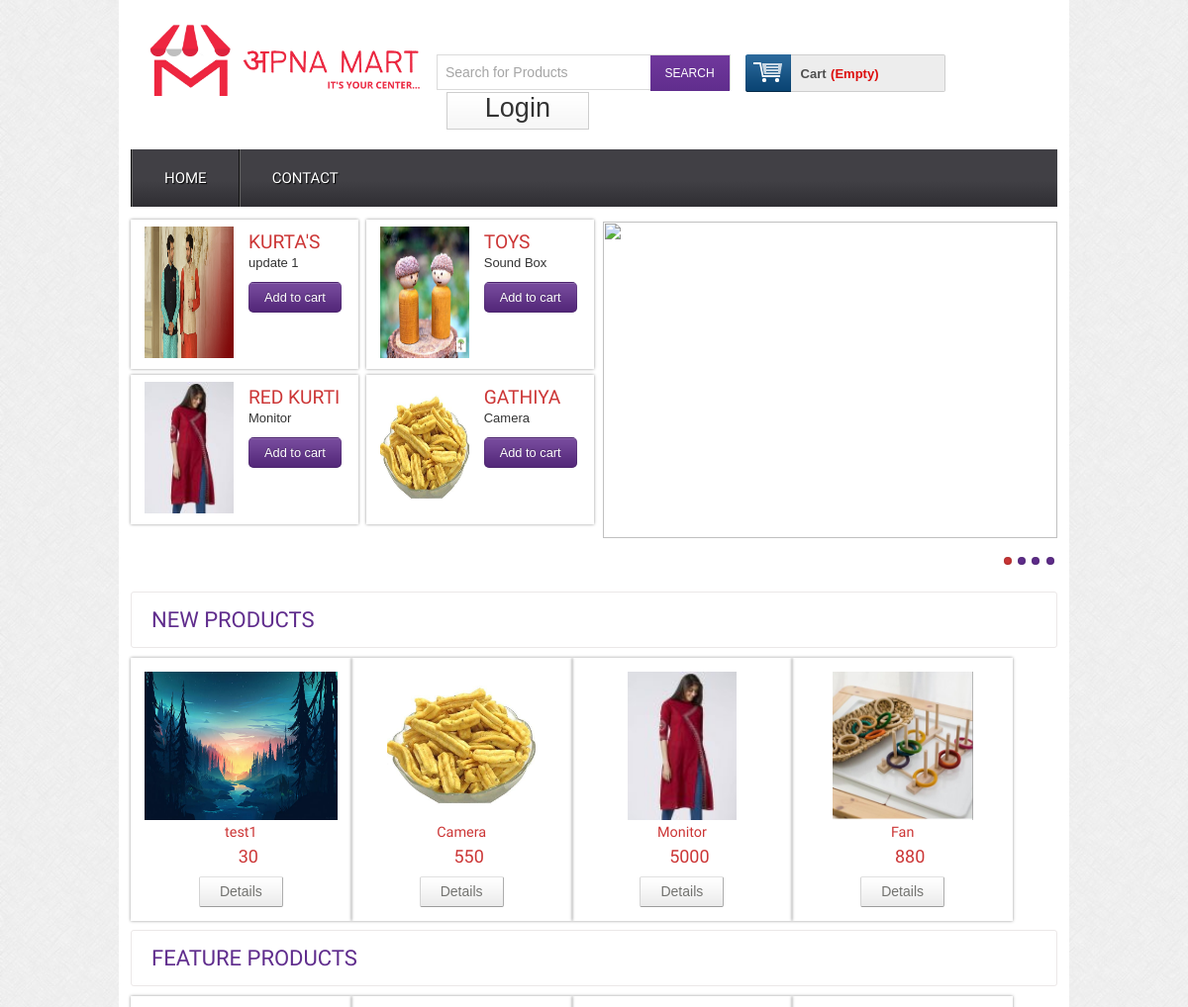
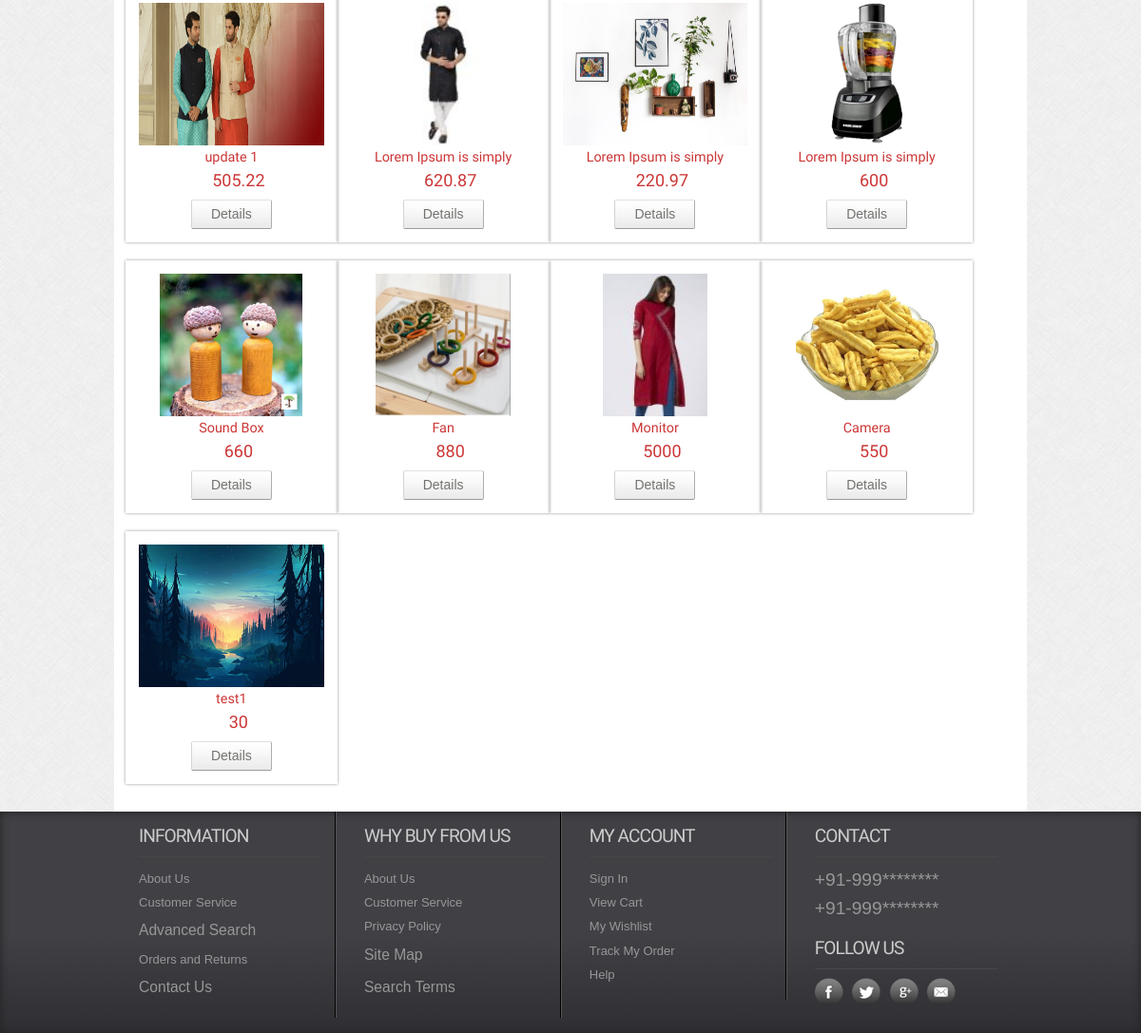
The page /E-Commerce-Website-Using-PHP/index.php on the database its author committed (2 pictures, top to bottom).
### tables this page shows
CREATE TABLE `tbl_product` (
  `productId` int(11) NOT NULL,
  `productName` varchar(255) NOT NULL,
  `catId` int(11) NOT NULL,
  `brandId` int(11) NOT NULL,
  `body` text NOT NULL,
  `price` float NOT NULL,
  `image` varchar(255) NOT NULL,
  `type` tinyint(4) NOT NULL DEFAULT 0
);

### E-Commerce-Website-Using-PHP/classes/Product.php (called while the page is built, shortened)
<?php
$filepath = realpath(dirname(__FILE__));
include_once($filepath.'/../lib/Database.php');
 ?>
<?php
class Product
{
    private $db;
    public function __construct()
    {
        $this->db = new Database();
    }
    public function getNewProduct()
    {
        $query = "SELECT * FROM tbl_product ORDER BY productId DESC LIMIT 4";
        $result = $this->db->select($query);
        return $result;
    }
    public function latestFromIphone()
    {
        $query = "SELECT * FROM tbl_product WHERE brandId = '3' ORDER BY productId DESC LIMIT 1";
        $result = $this->db->select($query);
        return $result;
    }
    public function latestFromSamsung()
    {
        $query = "SELECT * FROM tbl_product WHERE brandId = '1' ORDER BY productId DESC LIMIT 1";
        $result = $this->db->select($query);
        return $result;
    }
    public function latestFromAcer()
    {
        $query = "SELECT * FROM tbl_product WHERE brandId = '5' ORDER BY productId DESC LIMIT 1";
        $result = $this->db->select($query);
        return $result;
    }
    public function latestFromCanon()
    {
        $query = "SELECT * FROM tbl_product WHERE brandId = '4' ORDER BY productId DESC LIMIT 1";
        $result = $this->db->select($query);
        return $result;
    }
}

### E-Commerce-Website-Using-PHP/lib/Database.php (called while the page is built, shortened)
<?php
class Database
{
    public $host   = DB_HOST;
    public $user   = DB_USER;
    public $pass   = DB_PASS;
    public $dbname = DB_NAME;
    public $link;
    private function connectDB()
    {
        $this->link = new mysqli(
            $this->host,
            $this->user,
            $this->pass,
            $this->dbname
        );
    }
    public function select($query)
    {
        $result = $this->link->query($query) or
        die($this->link->error . __LINE__);
        if ($result->num_rows > 0) {
            return $result;
        } else {
            return false;
        }
    }
}

### E-Commerce-Website-Using-PHP/index.php (the view, shortened to what this page needs)
<?php include 'inc/header.php'; ?>
<?php include 'inc/slider.php'; ?>
<html>
<head>
	<link rel="stylesheet" href="../css/style.css">
</head>
<body>
	<div class="main">
		<div class="content">
			<div class="content_bottom">
				<div class="heading">
					<h3>New Products</h3>
				</div>
			</div>
			<div class="section group">
				<?php
				$getNpd = $pd->getNewProduct();
				if ($getNpd) {
					while ($result = $getNpd->fetch_assoc()) {
						?>
						<div class="grid_1_of_4 images_1_of_4">
							<a href="details.php?proId=<?php echo $result['productId']; ?>"><img
									src="../dashboard -blue/<?php echo $result['image']; ?>" alt="" height="150px"
									width="auto"></a>
							<h2>
								<?php echo $result['productName']; ?>
							</h2>
							<p><span class="price">
									<?php echo $result['price']; ?>
								</span></p>
							<div class="button"><span><a href="details.php?proId=<?php echo $result['productId']; ?>"
										class="details">Details</a></span></div>
						</div>
						<?php
					}
				} ?>
			</div>
			<div class="content_top">
				<div class="heading">
					<h3>Feature Products</h3>
				</div>
			</div>
			<div class="section group">
				<?php
				include "connection.php";
				$query = mysqli_query($con, "select * from tbl_product");
				if ($query) {
					while ($result = mysqli_fetch_assoc($query)) {
						?>
						<div class="grid_1_of_4 images_1_of_4">
							<a href="details.php?proId=<?php echo $result['productId']; ?>">
								<img src="../dashboard -blue/<?php echo $result['image']; ?>" alt="" height="150px"
									width="auto"></a>
							<h2>
								<?php echo $result['productName']; ?>
							</h2>
							<p><span class="price">
									<?php echo $result['price']; ?>
								</span></p>
							<div class="button"><span><a href="details.php?proId=<?php echo $result['productId']; ?>"
										class="details">Details</a></span></div>
						</div>
						<?php
					}
				} ?>
			</div>
		</div>
	</div>
	<?php include 'inc/footer.php'; ?>
</body>
</html>

### E-Commerce-Website-Using-PHP/inc/slider.php (shortened to what this page needs)
<div class="header_bottom">
		<div class="header_bottom_left">
			<div class="section group">
				<?php
                $getIphone = $pd->latestFromIphone();
                if ($getIphone) {
                    while ($result = $getIphone->fetch_assoc()) {
                        ?>
				<div class="listview_1_of_2 images_1_of_2">
					<div class="listimg listimg_2_of_1">
						 <a href="details.php?proId=<?php echo $result['productId']; ?>"> <img src="../dashboard -blue/<?php echo $result['image']; ?>" alt="" /></a>
					</div>
				    <div class="text list_2_of_1">
						<h2>Kurta's</h2>
						<p><?php echo $result['productName']; ?></p>
						<div class="button"><span><a href="details.php?proId=<?php echo $result['productId']; ?>">Add to cart</a></span></div>
				   </div>
			   </div>
<?php
                    }
                } ?>
				<?php
                $getSamsung = $pd->latestFromSamsung();
                if ($getSamsung) {
                    while ($result = $getSamsung->fetch_assoc()) {
                        ?>
				<div class="listview_1_of_2 images_1_of_2">
					<div class="listimg listimg_2_of_1">
						 <a href="details.php?proId=<?php echo $result['productId']; ?>"> <img src="../dashboard -blue/<?php echo $result['image']; ?>" alt="" /></a>
					</div>
				    <div class="text list_2_of_1">
						<h2>Toys</h2>
						<p><?php echo $result['productName']; ?></p>
						<div class="button"><span><a href="details.php?proId=<?php echo $result['productId']; ?>">Add to cart</a></span></div>
				   </div>
			   </div>
<?php
                    }
                } ?>
			</div>
			<div class="section group">
				<?php
                $getAcer = $pd->latestFromAcer();
                if ($getAcer) {
                    while ($result = $getAcer->fetch_assoc()) {
                        ?>
				<div class="listview_1_of_2 images_1_of_2">
					<div class="listimg listimg_2_of_1">
						 <a href="details.php?proId=<?php echo $result['productId']; ?>"> <img src="../dashboard -blue/<?php echo $result['image']; ?>" alt="" /></a>
					</div>
				    <div class="text list_2_of_1">
						<h2>Red kurti</h2>
						<p><?php echo $result['productName']; ?></p>
						<div class="button"><span><a href="details.php?proId=<?php echo $result['productId']; ?>">Add to cart</a></span></div>
				   </div>
			   </div>
<?php
                    }
                } ?>
				<?php
                $getCanon = $pd->latestFromCanon();
                if ($getCanon) {
                    while ($result = $getCanon->fetch_assoc()) {
                        ?>
				<div class="listview_1_of_2 images_1_of_2">
					<div class="listimg listimg_2_of_1">
						 <a href="details.php?proId=<?php echo $result['productId']; ?>"> <img src="../dashboard -blue/<?php echo $result['image']; ?>" alt="" /></a>
					</div>
				    <div class="text list_2_of_1">
						<h2>gathiya</h2>
						<p><?php echo $result['productName']; ?></p>
						<div class="button"><span><a href="details.php?proId=<?php echo $result['productId']; ?>">Add to cart</a></span></div>
				   </div>
			   </div>
<?php
                    }
                } ?>
			</div>
		</div>
			 <div class="header_bottom_right_images">
			<section class="slider">
				  <div class="flexslider">
					<ul class="slides">
						<li><img src="images/1.jpg" alt="" height="320px" width="auto" /></li>
				    </ul>
				  </div>
	      </section>
	    </div>
  </div>

### E-Commerce-Website-Using-PHP/css/style.css (style rules this page uses)
html, body, div, span, applet, object, iframe, h1, h2, h3, h4, h5, h6, p, blockquote, pre, a, abbr, acronym, address, big, cite, code, del, dfn, em, img, ins, kbd, q, s, samp, small, strike, strong, sub, sup, tt, var, b, u, i, dl, dt, dd, ol, nav ul, nav li, fieldset, form, label, legend, table, caption, tbody, tfoot, thead, tr, th, td, article, aside, canvas, details, embed, figure, figcaption, footer, header, hgroup, menu, nav, output, ruby, section, summary, time, mark, audio, video { margin: 0; padding: 0; border: 0; font-size: 100%; font: inherit; vertical-align: baseline; }
article, aside, details, figcaption, figure, footer, header, hgroup, menu, nav, section { display: block; }
ol, ul { list-style: none; margin: 0; padding: 0; }
a { text-decoration: none; }
img { max-width: 100%; }
body { font-family: Arial, Helvetica, sans-serif; background: url(../images/body_bg3.jpg); }
.header_bottom { margin-bottom: 10px; }
.header_bottom_left { float: left; width: 50%; padding-top: 6px; }
.section { clear: both; padding: 0px; margin: 0px; }
.group:before, .group:after { content: ""; display: table; }
.group:after { clear: both; }
.group { zoom: 1; }
.listview_1_of_2 { display: block; float: left; margin: 1.4% 0 0% 1.6%; box-shadow: 0px 0px 3px rgb(150, 150, 150); }
.listimg { text-align: center; float: left; }
.text { display: block; float: left; margin: 2% 0 0% 3.6%; }
.listview_1_of_2:first-child { margin-left: 0; }
.images_1_of_2 { width: 46.2%; padding: 1.5%; }
.listimg_2_of_1 { width: 48.2%; }
.list_2_of_1 { width: 48.2%; }
.images_1_of_2 img { height: 133px; width: 90px; }
.list_2_of_1 h2 { color: #CC3636; font-size: 1.2em; font-family: 'Monda', sans-serif; font-weight: normal; text-transform: uppercase; }
.list_2_of_1 p { font-size: 0.8125em; color: #333; line-height: 1.6em; font-family: verdana, arial, helvetica, helve, sans-serif; padding: 0; }
.list_2_of_1 .button { line-height: 1.9em; margin-top: 0.5em; }
.list_2_of_1 .button a { padding: 7px 15px; font-size: 0.8em; font-family: Arial, "Helvetica Neue", "Helvetica", Tahoma, Verdana, sans-serif; border: 1px solid rgba(0, 0, 0, 0.1); background: #602D8D url(../images/large-button-overlay.png); color: #fff; text-shadow: 0 -1px 1px rgba(0, 0, 0, 0.25); -moz-border-radius: 5px; -webkit-border-radius: 5px; border-radius: 5px; }
.header_bottom_right_images { float: left; width: 49%; margin-left: 1%; padding-top: 15px; }
.content { padding: 20px 0; background: #FFF; }
.content h2 { font-size: 23px; color: #6C6C6C; font-family: 'Monda', sans-serif; }
.content_top { padding: 15px 20px; border: 1px solid #EBE8E8; border-radius: 3px; }
.content_bottom { padding: 15px 20px; border: 1px solid #EBE8E8; border-radius: 3px; margin-top: 2.6%; }
.heading { float: left; margin-right: 10%; }
.heading h3 { font-family: 'Monda', sans-serif; font-size: 22px; color: #602D8D; text-transform: uppercase; }
.grid_1_of_4 { display: block; float: left; margin: 1% 0 1% 0; box-shadow: 0px 0px 3px rgb(150, 150, 150); }
.grid_1_of_4:first-child { margin-left: 0; }
.images_1_of_4 { width: 20.8%; padding: 1.5%; text-align: center; position: relative; }
.images_1_of_4 img { max-width: 100%; }
.images_1_of_4 h2 { color: #CC3636; font-family: 'Monda', sans-serif; font-size: 0.9em; font-weight: normal; }
.images_1_of_4 p { font-size: 0.8125em; padding: 0.4em 0; color: #333; }
.images_1_of_4 p span.price { font-size: 18px; font-family: 'Monda', sans-serif; color: #CC3636; margin-left: 15px; }
.images_1_of_4 .button { float: left; line-height: 1.9em; margin-top: 0.3em; width: 100%; }
.images_1_of_4 .button a { padding: 7px 20px; font-size: 0.8em; }
.images_1_of_4 .button a { font-family: "Trebuchet MS", Arial, Helvetica, sans-serif; font-size: 14px; line-height: 15px; text-transform: none; color: #737370; text-decoration: none !important; background: url(../images/button-bg.png) repeat-x 0 0 #E8E8E8; display: inline-block; border-left: 1px solid #D4D4D4 !important; border-right: 1px solid #ADADAD !important; border-top: 1px solid #E0E0E0 !important; border-bottom: 1px solid #9C9C9C !important; cursor: pointer !important; margin: 0 2px; border-radius: 2px; -moz-border-radius: 2px; -webkit-border-radius: 2px; -webkit-transition: all 0.5s ease; -moz-transition: all 0.5s ease; -o-transition: all 0.5s ease; transition: all 0.5s ease; }

### rows shown on the page
tbl_product: image (picture), productName "update 1", price "505.22"
tbl_product: image (picture), productName "Sound Box", price "660"
tbl_product: image (picture), productName "Monitor", price "5000"
tbl_product: image (picture), productName "Camera", price "550"
tbl_product: image (picture), productName "test1", price "30"
tbl_product: image (picture), productName "Fan", price "880"
tbl_product: image (picture), productName "Lorem Ipsum is simply", price "620.87"
tbl_product: image (picture), productName "Lorem Ipsum is simply", price "220.97"
tbl_product: image (picture), productName "Lorem Ipsum is simply", price "600"
